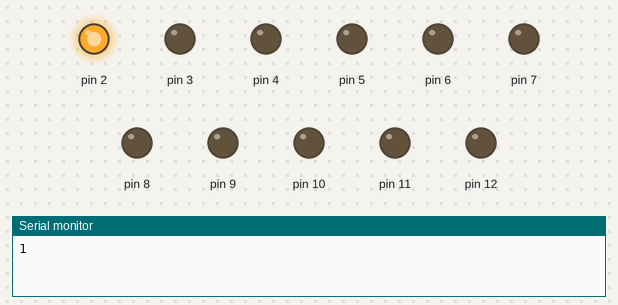
The sketch below on a simulated Arduino Uno, built with avr-gcc and run on an emulated ATmega328P. On the bench: output pins drawn as LEDs (lit = HIGH), the last lines printed to the serial monitor.

Above: at 0.15 s.
At 0.75 s:
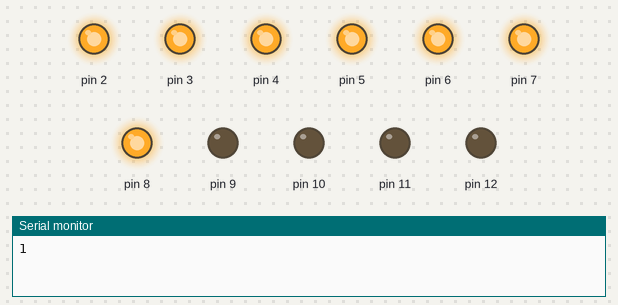
At 1.45 s:
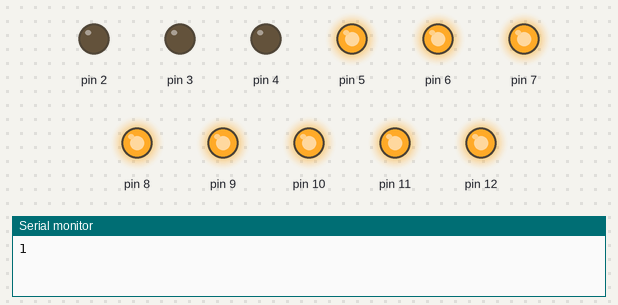
At 2.7 s:
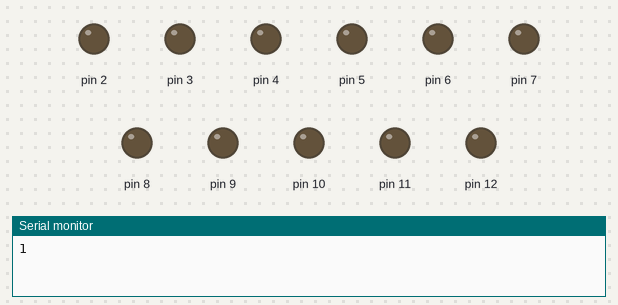
At 5.15 s:
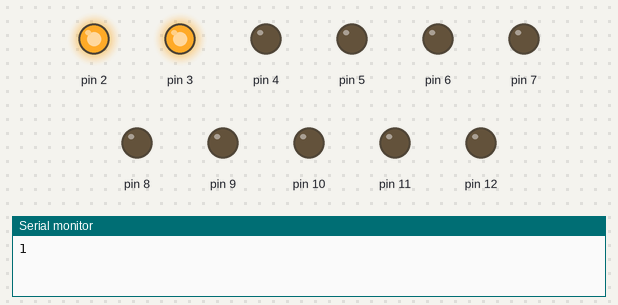
At 7.95 s:
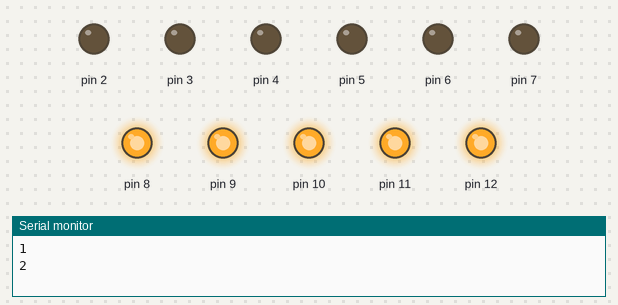
Timing chart, 0 to 8.2 s (numbered marks = the images above):
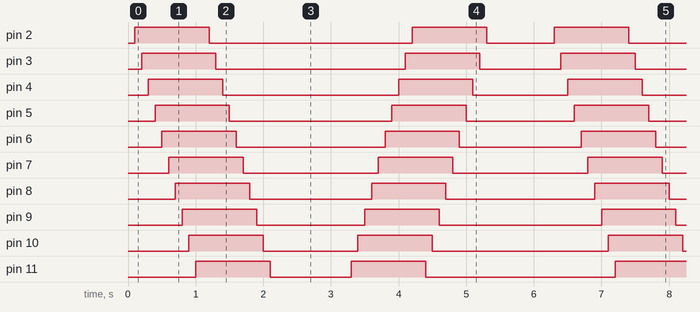

Measured:
- by itself, pin 2: repeats every 6.2 s: LOW 3.0 s, HIGH 1.1 s, LOW 1.0 s, HIGH 1.1 s
- by itself, pin 3: repeats every 6.2 s: LOW 2.8 s, HIGH 1.1 s, LOW 1.2 s, HIGH 1.1 s
- by itself, pin 4: repeats every 6.2 s: LOW 2.6 s, HIGH 1.1 s, LOW 1.4 s, HIGH 1.1 s
- by itself, pin 5: repeats every 6.2 s: LOW 2.4 s, HIGH 1.1 s, LOW 1.6 s, HIGH 1.1 s
- by itself, pin 6: repeats every 6.2 s: LOW 2.2 s, HIGH 1.1 s, LOW 1.8 s, HIGH 1.1 s
- by itself, pin 7: alternates HIGH for 1.1 s and LOW for 2.0 s
- by itself, pin 8: repeats every 6.2 s: LOW 1.8 s, HIGH 1.1 s, LOW 2.2 s, HIGH 1.1 s
- by itself, pin 9: repeats every 6.2 s: LOW 1.6 s, HIGH 1.1 s, LOW 2.4 s, HIGH 1.1 s

The sketch:

Knight-Rider-Serial.ino
```cpp
int count = 0;

void setup() {

  int pin = 1;

  while (true){

    pin = pin + 1;
    pinMode(pin, OUTPUT);
    if (pin == 12 ) break;

  }

  Serial.begin(9600);
}

void loop() {

  int pin = 1;
  int time = 100;
  count = count + 1;

  Serial.print(count);
  Serial.println();

  while (true){

    delay(time);
    pin = pin + 1;

    digitalWrite(pin, HIGH);
    if (pin == 12 ) break;

  }

  pin = 1;

  while (true){

    delay(time);
    pin = pin + 1;

    digitalWrite(pin, LOW);
    if (pin == 12 ) break;

  }

  pin = 13;
  delay(time*10 - time);

  while (true){

    delay(time);
    pin = pin - 1;

    digitalWrite(pin, HIGH);
    if (pin == 2 ) break;

  }

  pin = 13;

  while (true){

    delay(time);
    pin = pin - 1;

    digitalWrite(pin, LOW);
    if (pin == 2 ) break;

  }

  delay(time*10 - time);

}
```
